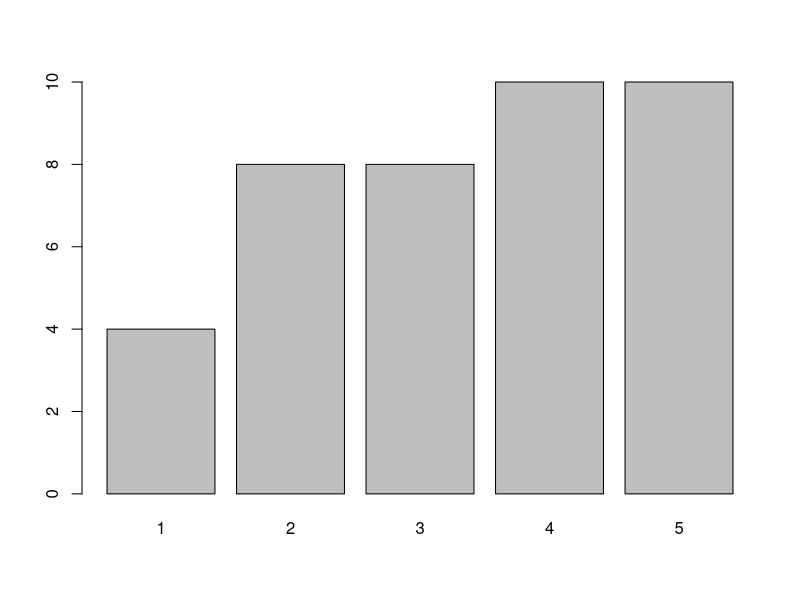

Generate this figure with R:
# Giorno 2: vettori, fattori, matrici e data.frame
#.................................................................................................
# VETTORI
#.................................................................................................

# creare un vettore con la funzione c()
x <- c(1, 10.5, 3, 2) # creo vettore numerico
y <- 1:10 # un altro vettore numerico
y # stampo i valori di y
pippo32 <- c("uno", "due", "tre", "quattro", "cinque") # vettore di caratteri
pippo32
(z <- rep(c(TRUE, FALSE), each = 2)) # vettore logico (le parentesi tonde prima e dopo fanno stampare il comando, oltre a salvare l'oggetto z)

# cambiare la classe di un vettore
as.character(x) # converte la classe del vettore da numeric a character
as.numeric(z) # da logical a numeric (FALSE = 0, TRUE = 1)

# operazioni con i vettori
y*2 # moltiplica tutti i valori per 2
round(sqrt(y), 2) # rad. quadrata dei valori di y, arrotondati a 2 decimali
length(y) # numero di elementi nel vettore
sum(y) # somma gli elementi nel vettore
max(y) # valore massimo
mean(y) # media
median(y) # mediana
var(y) # varianza
sd(y) # deviazione standard

# selezionare gli elementi di un vettore con le parentesi quadre
pippo32[3] # seleziono il terzo valore di pippo32
pippo32[3:4] # terzo e quarto valore del vettore pippo32
pippo32[c(4, 2)] # quarto e secondo valore (non scrivere pippo32[4,3]!)
y[y <= 3 | y > 8] # valori di y minori o uguali a 3 o maggiori di 8
pippo32[pippo32 != "due"] # valori di pippo32 diversi da "due"
pippo32[substr(pippo32, 2, 2) == "u"] # valori con lettera "u" in 2a posizione


# Esercizio 1.5......................................

# 1. Si crei un vettore con nome PI che contenga 10 valori in sequenza e passo costante da ????? a +?? e si visualizzino i valori ottenuti.
(PI <- seq(from=-pi, to=pi, length.out = 10))
length(PI)

# 2. Si calcolino media e varianza degli elementi contenuti in PI.
mean(PI) # media (nota: "e-17" significa moltiplicato per 10^(-17) cioè con 17 zeri dopo la virgola)
var(PI) # varianza

# 3. Si calcoli la somma del terzo, quinto e ottavo elemento del vettore PI (risultato = -0.3490659).
PI[3] + PI[5] + PI[8] # in alternativa

# 4. Si calcolino e si visualizzino le radici quadrate degli elementi del vettore PI
sqrt(PI) # restituisce "NaN" ("Not a Number") per i primi 5 valori (radice quadrata di numero negativo)


#.................................................................................................
# FATTORI
#.................................................................................................

# trasformare vettore in factor
as.factor(pippo32) # da character a factor
summary(pippo32) # summary() mostra un sommario della variabile
summary(as.factor(pippo32)) # # per i fattori, mostra la freq. di ogni livello -> equivale a table()
(y <- rep(c(2,4,6),3))
as.factor(y) # da numeric a factor
summary(y)
summary(as.factor(y))

# creare un fattore
factor(x = c("C",rep("A",3),c("B","A","C")))
(x <- factor(x = c("C","A","B","A"), # vettore
             levels = c("C","A","B"))) # livelli

# livelli di un fattore
levels(x) # levels() stampa i nomi dei livelli
factor(x, levels=c("B","A","C")) # cambia ordine
levels(x) <- c("Uno","Due","Tre") # cambia nomi
x

# fattore ordinato (default: ordine alfabetico)
factor(x = c("Maria","Mauro","Teresa","Carlo"), ordered = TRUE)


# Esercizio 1.8.............................................

# 1. Si crei un vettore numerico X contenente 50 valori estratti a caso dall'insieme {0, 1, 2, 3}.
?sample # funzione sample()
X <- sample(x = c(0,1,2,3), size = 50, replace = TRUE) # in alternativa: sample(x=1:3,size=50,replace=TRUE)

# 2. Si produca la tabella di frequenze di X.
table(X)

# 3. Si converta il vettore X in un vettore categoriale, Y, usando il comando factor().
Y <- factor(X)
Y

# 4. Si visualizzino i livelli del vettore Y.
levels(Y)

# 5. Si converta il vettore X in un vettore categoriale, Z, assegnando ai valori {0, 1, 2, 3} le
# seguenti etichette: 0 = giallo, 1 = verde, 2 = rosso, 3 = blu.
?factor # funzione factor(), l'argomento "labels" è quello che ci interessa in questo caso
Z <- factor(Y, levels = 0:3, labels = c("giallo","verde","rosso","blu"))

# 6. Si produca la tabella di frequenze di Z.
table(Z)


#.................................................................................................
# MATRICI
#.................................................................................................

# creare una matrice
?matrix # funzione matrix()
(x <- matrix(1:12, nrow = 3, ncol = 4)) # matrice di numeric
matrix(1:12, nrow = 3, ncol = 4, byrow = TRUE) # byrow=TRUE per inserire i valori andando per riga
matrix(c("Mar","Mau","Ter","Car"), nrow = 2) # matrice di character

# selezionare gli elementi di una matrice
x[1,2] # prima riga, seconda colonna
x[2,1] # seconda riga, prima colonna
x[1:3,2] # righe 1-3, seconda colonna
x[1,] # prima riga, tutte le colonne
x[,2] # seconda colonna, tutte le righe

# unire due matrici
cbind(x, # matrice 1
      matrix(rep(3,6),nrow=3)) # matrice 2 (per colonna)
rbind(x, # matrice 1
      matrix(rep(3,4),ncol=4)) # matrice 2 (per riga)

# nomi e numero di righe e colonne
rownames(x) <- c("a","b","c") # nomi righe
colnames(x) <- 1:4 # nomi colonne
x
c(nrow(x),ncol(x)) # numero righe e col. = dim(x)

# matrice trasposta (inverte righe e col.)
t(x) 


# Esercizio 1.6 #.............................................

# 1. Si crei una matrice A di valori compresi tra 1 e 5 (a scelta) composta da 10 righe e 4 colonne.
A <- matrix(sample(x=1:5, size=10*4, replace=TRUE), nrow=10, ncol=4) # dice "a scelta", quindi farlo a caso andrà bene...
A

# 2. Si calcolino le medie delle righe e delle colonne di A.
?colMeans # funzione colMeans()
?rowMeans # funzione rowMeans()
rowMeans(A) # media per ogni riga
colMeans(A) # media per ogni colonna

# 3. Si costruisca una matrice B composta da 5 righe estratte a caso della matrice A.
B <- A[sample(1:nrow(A), size=5),]
B

# 4. Si rappresenti graficamente la tabella di frequenze ottenuta dalla matrice A (funzione barplot()).
table(A) # tabella di frequenze
barplot(table(A)) # rappresentazione grafica della tabella di frequenze


#.................................................................................................
# DATAFRAME
#.................................................................................................

# creare un dataframe di 3 colonne con la funzione data.frame()
?data.frame
(x <- data.frame(Num = 1:4, # colonna di classe Integer
                 Char = c("a","b","c","d"), # colonna di classe Character
                 Logi = rep(c(TRUE,FALSE),2))) # colonna di classe Logic
str(x) # struttura del dataframe
summary(x) # sommario per ogni variabile in base alla sua classe

# manipolare un dataframe (come per le matrici!)
x[2, 2:3] # selezione seconda riga, colonne 2 e 3
cbind(x,data.frame(new=4:1)) # unione per colonna
Y <- data.frame(Num=10,Char="z",Logi=FALSE) # creo nuovo data frame
rbind(x[1:3,],Y) # unione per riga
rownames(x) # nomi di riga: default = 1:nrow(x)
colnames(x)[2] # nome della seconda colonna
nrow(x) # numero di righe
ncol(x) # numero di colonne
t(x) # trasporre un dataframe

# selezione di una colonna con il simbolo "$"
x$Char # seleziono colonna Char
x$Char[2] # secondo elemento della colonna Char
x$Char[2] == x[2,2] # due comandi equivalenti (prova a lanciarli separatamente)
x$Char <- NULL # elimino colonna Char
x[x$Num < 3,] # seleziono solo le righe con Num < 3
x[,"Logi"] # seleziono colonna scrivendo il suo nome tra virgolette
x[1:2,c("Num","Logi")] # prime due righe delle colonne "Num" e "Logi"

# testa e coda
head(x) # prime 4 righe
head(x, 2) # prime 2 righe
tail(x, 1) # ultima riga


# Esercizio 1.9 #.............................................

# Si considerino 5 studenti (Gino, Pino, Tino, Beppe, Lino) con i rispettivi numeri di matricola
# (507, 535, 566, 955, 515) ed il voto preso ad un esame (19, 27, 28, 25, 25).

# 1. Si producano tre vettori contenenti rispettivamente i nomi, la matricola ed il voto dei CINQUE studenti.
nomi <- c("Gino", "Pino", "Tino", "Beppe", "Lino")
matricole <- c(507, 535, 566, 955, 515)
voti <- c(19, 27, 28, 25, 25)

# 2. Si uniscano opportunamente i tre vettori per produrre un dataframe.
df <- data.frame(nomi, matricole, voti)
df

# 3. Si cancellino dal workspace i tre vettori prodotti al punto 1.
?rm # funzione rm()
rm(nomi, matricole, voti)

# 4. Si selezioni il voto di Beppe.
df[df$nomi=="Beppe","voti"]
df[df$nomi=="Beppe",3] # comando equivalente

# 5. Si selezioni la riga con i valori relativi a Pino.
df[df$nomi=="Pino",] # va messa la virgola prima della parentesi quadra per selezionare tutte le colonne!

# 6. Si selezionino (con il comando subset()) gli studenti con voto pari a 25.
?subset # funzione subset()
subset(df, voti==25)

# 7. Si selezionino (con il comando subset()) gli studenti con voto superiore a 20.
subset(df, voti>20)


#.................................................................................................
# LISTE
#.................................................................................................

# creare una lista con la funzione list()
?list
x <- list(Num = 1:4, # vettore numerico
          Matr = matrix(1:12, nrow=3), # matrice
          df = x, # data.frame
          lst = list(1:3,2:3)) # lista
str(x) # struttura del dataframe

# seleziono gli elementi di una lista con le parentesi quadre
x[1] # parentesi quadre singole = crea sotto-lista
class(x[1])
x[[1]] # parentesi quadre doppie = estrae l'oggetto
class(x[[1]])
x[[3]][2,1] # seconda riga e prima colonna del dataframe incluso nel terzo elemento di x